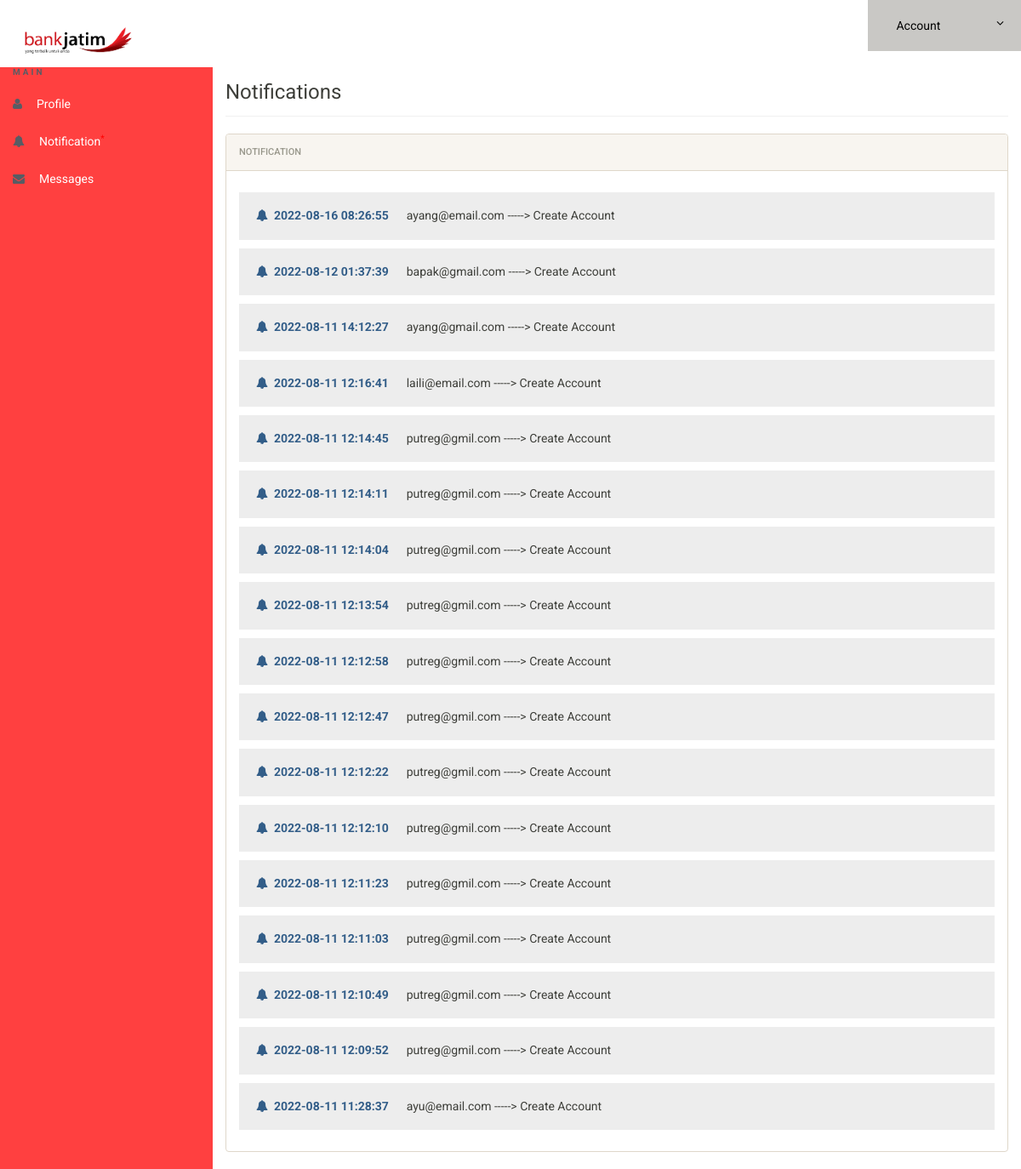
/notification.php (signed in), run on an earlier commit of the app's database.
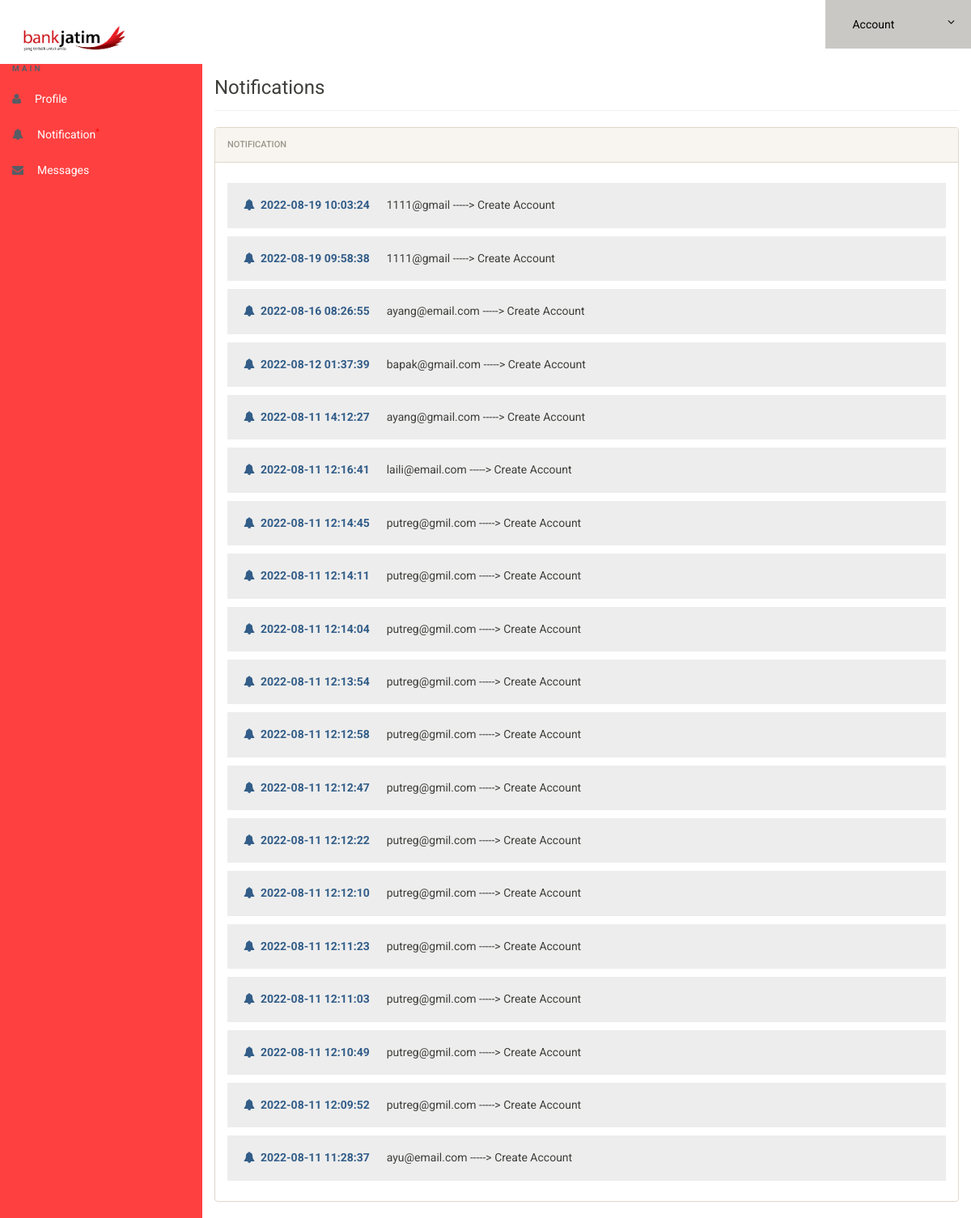
And on a later commit of the database.
### tables this page shows
CREATE TABLE `notification` (
  `id` int(11) NOT NULL,
  `notiuser` varchar(50) NOT NULL,
  `notireciver` varchar(50) NOT NULL,
  `notitype` varchar(50) NOT NULL,
  `time` timestamp NOT NULL DEFAULT current_timestamp()
);

### notification.php (the view, shortened to what this page needs)
<?php
include('includes/config.php');
if(strlen($_SESSION['alogin'])==0)
	{
header('location:index.php');
}
else{
?>
<!doctype html>
<html lang="en" class="no-js">
<head>
	<link rel="stylesheet" href="css/font-awesome.min.css">
	<link rel="stylesheet" href="css/bootstrap.min.css">
	<link rel="stylesheet" href="css/dataTables.bootstrap.min.css">
	<link rel="stylesheet" href="css/bootstrap-social.css">
	<link rel="stylesheet" href="css/bootstrap-select.css">
	<link rel="stylesheet" href="css/fileinput.min.css">
	<link rel="stylesheet" href="css/awesome-bootstrap-checkbox.css">
	<link rel="stylesheet" href="css/style.css">
</head>
<body>
	<?php include('includes/header.php');?>
	<div class="ts-main-content">
	<?php include('includes/leftbar.php');?>
		<div class="content-wrapper">
			<div class="container-fluid">
				<div class="row">
					<div class="col-md-12">
						<h3 class="page-title">Notifications</h3>
						<div class="row">
							<div class="col-md-12">
								<div class="panel panel-default">
									<div class="panel-heading">Notification</div>
									   <div class="panel-body">
<?php
$reciver = $_SESSION['alogin'];
$sql = "SELECT * from  notification where notireciver = (:reciver) order by time DESC";
$query = $dbh -> prepare($sql);
$query-> bindParam(':reciver', $reciver, PDO::PARAM_STR);
$query->execute();
$results=$query->fetchAll(PDO::FETCH_OBJ);
$cnt=1;
if($query->rowCount() > 0)
{
foreach($results as $result)
{				?>
        <h5 style="background:#ededed;padding:20px;"><i class="fa fa-bell text-primary"></i>&nbsp;&nbsp;<b class="text-primary"><?php echo htmlentities($result->time);?></b> &nbsp;&nbsp;&nbsp;&nbsp;&nbsp;<?php echo htmlentities($result->notiuser);?> -----> <?php echo htmlentities($result->notitype);?></h5>
                       <?php $cnt=$cnt+1; }} ?>
                                        </div>
                                    </div>
                                </div>
                            </div>
                        </div>
                    </div>
                </div>
            </div>
        </div>
</body>
</html>
<?php } ?>

What changed in the data, as far as the page shows it:
added notification: time "2022-08-19 10:03:24", notiuser "1111@gmail", notitype "Create Account"
added notification: time "2022-08-19 09:58:38", notiuser "1111@gmail", notitype "Create Account"
